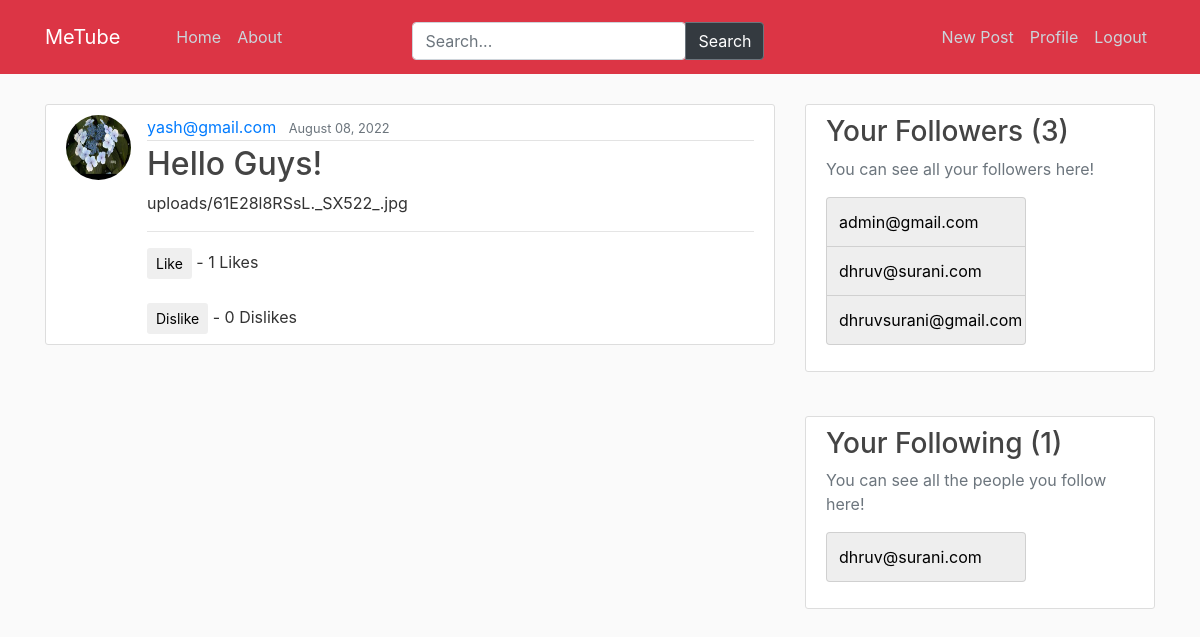
Before: /post/11/ (signed in) with the older database file.
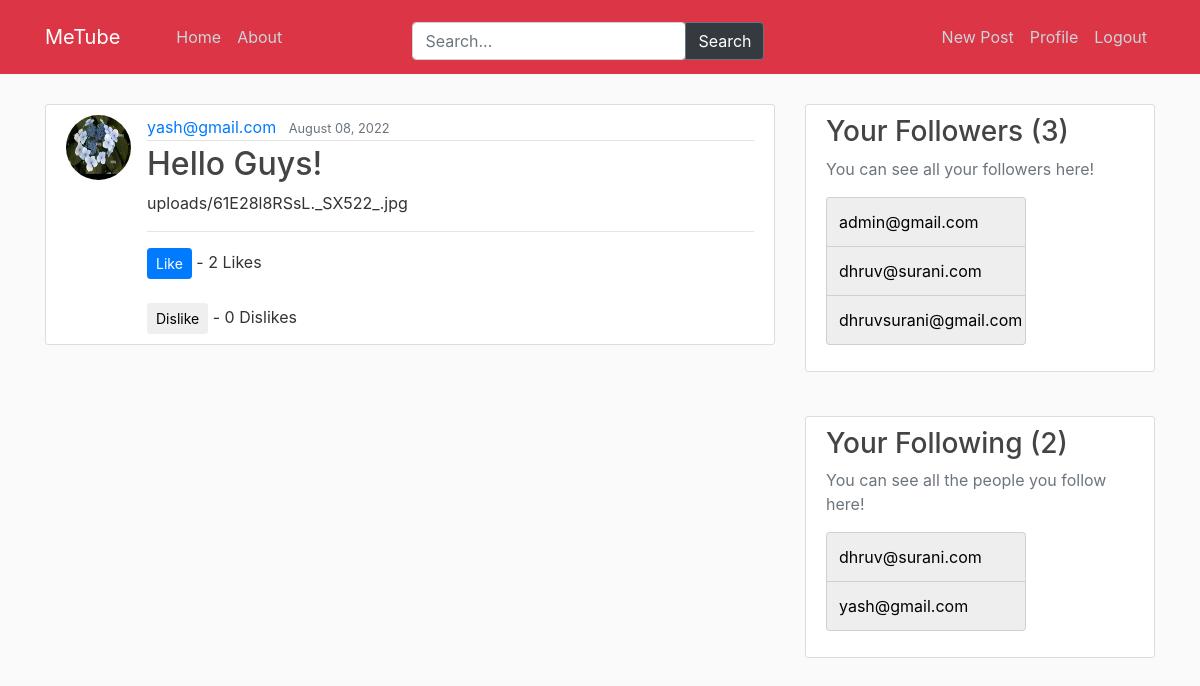
After: the same page with the newer database file.
### users/models.py (models this page shows, shortened)
class CustomUser(AbstractBaseUser, PermissionsMixin):
    username = models.CharField(max_length=255, unique=True, null=True)
    email = models.EmailField(_('email address'), unique=True)
    first_name = models.CharField(max_length=255, unique=False, null=True)
    last_name = models.CharField(max_length=255, unique=False, null=True)
    is_staff = models.BooleanField(default=False)
    is_active = models.BooleanField(default=True)
    date_joined = models.DateTimeField(default=timezone.now)
    USERNAME_FIELD = 'email'
    REQUIRED_FIELDS = []
    objects = CustomUserManager()
    def __str__(self):
        return self.email

class Profile(models.Model):
    user = models.OneToOneField(get_user_model(), on_delete=models.CASCADE)
    image = models.ImageField(default='default.jpg', upload_to='profile_pics')
    following = models.ManyToManyField(CustomUser, related_name="following")
    followers = models.ManyToManyField(CustomUser, related_name="followers")

### video_post/views.py (the view)
# urls.py: path('post/<int:pk>/', PostDetailView.as_view(), name='post-detail'),
class PostDetailView(DetailView):
    model = VideoPost
    success_url = '/'
    def get_context_data(self, *args, **kwargs):
        context = super(PostDetailView,
             self).get_context_data(*args, **kwargs)
        likes = get_object_or_404(VideoPost, id=self.kwargs['pk'])
        total_likes = likes.total_likes()
        dislikes = get_object_or_404(VideoPost, id=self.kwargs['pk'])
        total_dislikes = dislikes.total_dislikes()
        context["total_likes"] = total_likes
        context["total_dislikes"] = total_dislikes
        return context

### video_post/models.py (called while the page is built)
    def total_likes(self):
        return self.likes.count()

    def total_dislikes(self):
        return self.dislikes.count()

### video_post/templates/video_post/videopost_detail.html (shortened to what this page needs)
{% extends "video_post/base.html" %}
{% block content %}
    <article class="media content-section">
        <img class="rounded-circle article-img" src="{{ object.creator.profile.image.url }}" alt="image">
      <div class="media-body">
        <div class="article-metadata">
          <a class="mr-2" href="{% url 'user-posts' object.creator %}">{{ object.creator }}</a>
          <small class="text-muted">{{ object.date_posted|date:"F d, Y" }}</small>
        </div>
        <h2 class="article-title">{{ object.title }}</h2>
        <p class="article-content">{{ object.content }}</p>
          <hr>
          <form action="{% url 'like-post' object.pk %}" method="POST">
              {% if request.user.is_authenticated %}
              {% if request.user in object.likes.all %}
              <button type="submit" name="post_id" value="{{ object.id }}" class="btn btn-primary btn-sm">Like</button>
              - {{ total_likes }} Likes
              {% else %}
              <button type="submit" name="post_id" value="{{ object.id }}" class="btn btn-white btn-sm">Like</button>
              - {{ total_likes }} Likes
              {% endif %}
          </form>
          <br>
           <form action="{% url 'dislike-post' object.pk %}" method="POST">
              {% if request.user in object.dislikes.all %}
              <button type="submit" name="post_id" value="{{ object.id }}" class="btn btn-primary btn-sm">Dislike</button>
              - {{ total_dislikes }} Dislikes
              {% else %}
              <button type="submit" name="post_id" value="{{ object.id }}" class="btn btn-white btn-sm">Dislike</button>
              - {{ total_dislikes }} Dislikes
              {% endif %}
              {% endif %}
          </form>
        </div>
    </article>
{% endblock content %}

### video_post/templates/video_post/base.html (shortened to what this page needs)
{% load static %}
<!DOCTYPE html>
<html xml:lang="en">
<head>
    <link rel="stylesheet" href="https://cdn.jsdelivr.net/npm/bootstrap@4.0.0/dist/css/bootstrap.min.css"
>
    <link rel="stylesheet" type="text/css" href="{% static 'video_post/main.css' %}">
</head>
<body>
    <header class="site-header">
      <nav class="navbar navbar-expand-md navbar-dark bg-danger fixed-top">
        <div class="container">
          <a class="navbar-brand mr-5" href="/">MeTube</a>
          <div class="collapse navbar-collapse" id="navbarToggle">
            <div class="navbar-nav mr-auto">
              <a class="nav-item nav-link" href="/">Home</a>
              <a class="nav-item nav-link" href="#">About</a>
            </div>
              <div class="input-group pr-5 mr-auto col-5">
                <form action="{% url 'search_result' %}" method="get">
                  <input class="form-control" name="q" type="text" placeholder="Search...">
                </form>
                  <div class="input-group-append">
                    <button class="btn btn-outline-secondary bg-dark text-white" type="submit">Search</button>
                  </div>
              </div>
            <div class="navbar-nav">
                {% if user.is_authenticated %}
                  <a class="nav-item nav-link" href="{% url 'post-create' %}">New Post</a>
                  <a class="nav-item nav-link" href="{% url 'profile' %}">Profile</a>
                  <a class="nav-item nav-link" href="{% url 'logout' %}">Logout</a>
                {% else %}
                  <a class="nav-item nav-link" href="{% url 'login' %}">Login</a>
                  <a class="nav-item nav-link" href="{% url 'register' %}">Register</a>
                {% endif %}
            </div>
          </div>
        </div>
      </nav>
    </header>
    <main role="main" class="container">
        <div class="row">
            <div class="col-md-8">
                <br>
              {% block content %}{% endblock %}
            </div>
            {% if user.is_authenticated %}
            <div class="col-md-4">
                <br>
              <div class="content-section">
                <h3>Your Followers ({{request.user.profile.followers.count}})</h3>
                <p class='text-muted'>You can see all your followers here!
                  <div class="vertical-menu">
                  {% for following in request.user.profile.followers.all %}
                    <a class="list-group-item list-group-item-light" href="{% url 'user-posts' following %}">{{following}}</a>
                  {% endfor %}
                  </div>
                </p>
              </div>
                <br>
              <div class="content-section">
                <h3>Your Following ({{request.user.profile.following.count}})</h3>
                <p class='text-muted'>You can see all the people you follow here!
                  <div class="vertical-menu">
                  {% for follower in request.user.profile.following.all %}
                    <a class="list-group-item list-group-item-light" href="{% url 'user-posts' follower %}">{{follower}}</a>
                  {% endfor %}
                  </div>
                </p>
              </div>
            </div>
            {% endif %}
        </div>
    </main>
</body>
</html>

Changed rows visible on the page:
changed CustomUser "admin@gmail.com": user.profile.following.count "1" → "2"
now on this page (row unchanged): CustomUser: email "yash@gmail.com", shown under "Your Following (2)"
Other visible differences:
{{ total_likes }}: (not shown) → "2"
{{ total_likes }}: "1" → (not shown)
